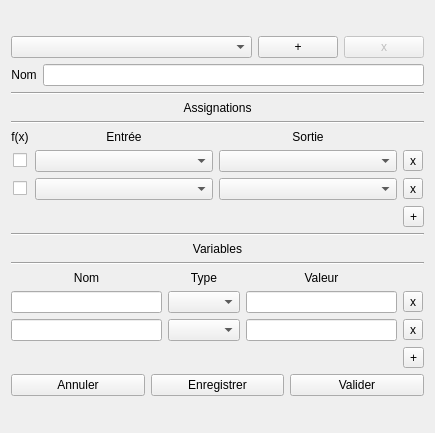
<?xml version="1.0" encoding="UTF-8"?>
<ui version="4.0">
 <class>IOConfig</class>
 <widget class="QWidget" name="IOConfig">
  <property name="geometry">
   <rect>
    <x>0</x>
    <y>0</y>
    <width>435</width>
    <height>433</height>
   </rect>
  </property>
  <property name="sizePolicy">
   <sizepolicy hsizetype="Fixed" vsizetype="Fixed">
    <horstretch>0</horstretch>
    <verstretch>0</verstretch>
   </sizepolicy>
  </property>
  <property name="windowTitle">
   <string>I/O Configurator</string>
  </property>
  <property name="windowOpacity">
   <double>1.000000000000000</double>
  </property>
  <layout class="QGridLayout" name="gridLayout">
   <item row="0" column="0">
    <layout class="QVBoxLayout" name="genVertLay">
     <item>
      <layout class="QHBoxLayout" name="confHorLay" stretch="0,1,1">
       <item>
        <widget class="QComboBox" name="confCombo"/>
       </item>
       <item>
        <widget class="QPushButton" name="addConfButton">
         <property name="enabled">
          <bool>true</bool>
         </property>
         <property name="sizePolicy">
          <sizepolicy hsizetype="Maximum" vsizetype="Fixed">
           <horstretch>0</horstretch>
           <verstretch>0</verstretch>
          </sizepolicy>
         </property>
         <property name="text">
          <string>+</string>
         </property>
        </widget>
       </item>
       <item>
        <widget class="QPushButton" name="delConfButton">
         <property name="enabled">
          <bool>false</bool>
         </property>
         <property name="sizePolicy">
          <sizepolicy hsizetype="Maximum" vsizetype="Fixed">
           <horstretch>0</horstretch>
           <verstretch>0</verstretch>
          </sizepolicy>
         </property>
         <property name="text">
          <string>x</string>
         </property>
        </widget>
       </item>
      </layout>
     </item>
     <item>
      <layout class="QHBoxLayout" name="nameHorLay">
       <item>
        <widget class="QLabel" name="nomLabel_2">
         <property name="sizePolicy">
          <sizepolicy hsizetype="Maximum" vsizetype="Preferred">
           <horstretch>0</horstretch>
           <verstretch>0</verstretch>
          </sizepolicy>
         </property>
         <property name="text">
          <string>Nom</string>
         </property>
         <property name="alignment">
          <set>Qt::AlignCenter</set>
         </property>
        </widget>
       </item>
       <item>
        <widget class="QLineEdit" name="nomLine_3">
         <property name="sizePolicy">
          <sizepolicy hsizetype="Minimum" vsizetype="Fixed">
           <horstretch>0</horstretch>
           <verstretch>0</verstretch>
          </sizepolicy>
         </property>
        </widget>
       </item>
      </layout>
     </item>
     <item>
      <layout class="QVBoxLayout" name="assiVertLay">
       <item>
        <widget class="Line" name="line_4">
         <property name="orientation">
          <enum>Qt::Horizontal</enum>
         </property>
        </widget>
       </item>
       <item>
        <widget class="QLabel" name="assiLabel">
         <property name="sizePolicy">
          <sizepolicy hsizetype="Preferred" vsizetype="Maximum">
           <horstretch>0</horstretch>
           <verstretch>0</verstretch>
          </sizepolicy>
         </property>
         <property name="text">
          <string>Assignations</string>
         </property>
         <property name="alignment">
          <set>Qt::AlignCenter</set>
         </property>
        </widget>
       </item>
       <item>
        <widget class="Line" name="line_3">
         <property name="orientation">
          <enum>Qt::Horizontal</enum>
         </property>
        </widget>
       </item>
       <item>
        <layout class="QGridLayout" name="assiGridLay">
         <property name="sizeConstraint">
          <enum>QLayout::SetDefaultConstraint</enum>
         </property>
         <item row="0" column="2">
          <widget class="QLabel" name="sortielabel">
           <property name="sizePolicy">
            <sizepolicy hsizetype="Preferred" vsizetype="Maximum">
             <horstretch>0</horstretch>
             <verstretch>0</verstretch>
            </sizepolicy>
           </property>
           <property name="text">
            <string>Sortie</string>
           </property>
           <property name="alignment">
            <set>Qt::AlignCenter</set>
           </property>
          </widget>
         </item>
         <item row="1" column="1">
          <widget class="QComboBox" name="inputCombo"/>
         </item>
         <item row="1" column="2">
          <widget class="QComboBox" name="outputCombo"/>
         </item>
         <item row="1" column="3">
          <widget class="QToolButton" name="delAssiButton">
           <property name="text">
            <string>x</string>
           </property>
          </widget>
         </item>
         <item row="1" column="0" alignment="Qt::AlignHCenter">
          <widget class="QCheckBox" name="checkBox">
           <property name="sizePolicy">
            <sizepolicy hsizetype="Maximum" vsizetype="Fixed">
             <horstretch>0</horstretch>
             <verstretch>0</verstretch>
            </sizepolicy>
           </property>
           <property name="layoutDirection">
            <enum>Qt::LeftToRight</enum>
           </property>
           <property name="text">
            <string/>
           </property>
           <property name="checked">
            <bool>false</bool>
           </property>
           <property name="tristate">
            <bool>false</bool>
           </property>
          </widget>
         </item>
         <item row="0" column="1">
          <widget class="QLabel" name="entreelabel">
           <property name="sizePolicy">
            <sizepolicy hsizetype="Preferred" vsizetype="Maximum">
             <horstretch>0</horstretch>
             <verstretch>0</verstretch>
            </sizepolicy>
           </property>
           <property name="text">
            <string>Entrée</string>
           </property>
           <property name="alignment">
            <set>Qt::AlignCenter</set>
           </property>
          </widget>
         </item>
         <item row="0" column="0">
          <widget class="QLabel" name="label">
           <property name="sizePolicy">
            <sizepolicy hsizetype="Maximum" vsizetype="Preferred">
             <horstretch>0</horstretch>
             <verstretch>0</verstretch>
            </sizepolicy>
           </property>
           <property name="text">
            <string>f(x)</string>
           </property>
           <property name="alignment">
            <set>Qt::AlignCenter</set>
           </property>
          </widget>
         </item>
         <item row="3" column="3">
          <widget class="QToolButton" name="addAssiButton">
           <property name="text">
            <string>+</string>
           </property>
          </widget>
         </item>
         <item row="2" column="0" alignment="Qt::AlignHCenter">
          <widget class="QCheckBox" name="checkBox_2">
           <property name="sizePolicy">
            <sizepolicy hsizetype="Maximum" vsizetype="Fixed">
             <horstretch>0</horstretch>
             <verstretch>0</verstretch>
            </sizepolicy>
           </property>
           <property name="layoutDirection">
            <enum>Qt::LeftToRight</enum>
           </property>
           <property name="text">
            <string/>
           </property>
           <property name="checked">
            <bool>false</bool>
           </property>
           <property name="tristate">
            <bool>false</bool>
           </property>
          </widget>
         </item>
         <item row="2" column="1">
          <widget class="QComboBox" name="inputCombo_2"/>
         </item>
         <item row="2" column="2">
          <widget class="QComboBox" name="outputCombo_2"/>
         </item>
         <item row="2" column="3">
          <widget class="QToolButton" name="delAssiButton_2">
           <property name="text">
            <string>x</string>
           </property>
          </widget>
         </item>
        </layout>
       </item>
      </layout>
     </item>
     <item>
      <layout class="QVBoxLayout" name="varVertLay">
       <item>
        <widget class="Line" name="line">
         <property name="orientation">
          <enum>Qt::Horizontal</enum>
         </property>
        </widget>
       </item>
       <item>
        <widget class="QLabel" name="varLabel">
         <property name="sizePolicy">
          <sizepolicy hsizetype="Preferred" vsizetype="Maximum">
           <horstretch>0</horstretch>
           <verstretch>0</verstretch>
          </sizepolicy>
         </property>
         <property name="text">
          <string>Variables</string>
         </property>
         <property name="alignment">
          <set>Qt::AlignCenter</set>
         </property>
        </widget>
       </item>
       <item>
        <widget class="Line" name="line_2">
         <property name="orientation">
          <enum>Qt::Horizontal</enum>
         </property>
        </widget>
       </item>
       <item>
        <layout class="QGridLayout" name="varGridLay">
         <item row="0" column="2">
          <widget class="QLabel" name="valeurLabel">
           <property name="sizePolicy">
            <sizepolicy hsizetype="Preferred" vsizetype="Maximum">
             <horstretch>0</horstretch>
             <verstretch>0</verstretch>
            </sizepolicy>
           </property>
           <property name="text">
            <string>Valeur</string>
           </property>
           <property name="alignment">
            <set>Qt::AlignCenter</set>
           </property>
          </widget>
         </item>
         <item row="1" column="1">
          <widget class="QComboBox" name="typeCombo"/>
         </item>
         <item row="1" column="3">
          <widget class="QToolButton" name="delVarButton">
           <property name="text">
            <string>x</string>
           </property>
          </widget>
         </item>
         <item row="0" column="1">
          <widget class="QLabel" name="typeLabel">
           <property name="sizePolicy">
            <sizepolicy hsizetype="Preferred" vsizetype="Maximum">
             <horstretch>0</horstretch>
             <verstretch>0</verstretch>
            </sizepolicy>
           </property>
           <property name="text">
            <string>Type</string>
           </property>
           <property name="alignment">
            <set>Qt::AlignCenter</set>
           </property>
          </widget>
         </item>
         <item row="1" column="0">
          <widget class="QLineEdit" name="nomLine"/>
         </item>
         <item row="0" column="0">
          <widget class="QLabel" name="nomLabel">
           <property name="sizePolicy">
            <sizepolicy hsizetype="Preferred" vsizetype="Maximum">
             <horstretch>0</horstretch>
             <verstretch>0</verstretch>
            </sizepolicy>
           </property>
           <property name="text">
            <string>Nom</string>
           </property>
           <property name="alignment">
            <set>Qt::AlignCenter</set>
           </property>
          </widget>
         </item>
         <item row="1" column="2">
          <widget class="QLineEdit" name="valeurLine"/>
         </item>
         <item row="3" column="3" alignment="Qt::AlignHCenter">
          <widget class="QToolButton" name="addVarButton">
           <property name="text">
            <string>+</string>
           </property>
          </widget>
         </item>
         <item row="2" column="0">
          <widget class="QLineEdit" name="nomLine_2"/>
         </item>
         <item row="2" column="1">
          <widget class="QComboBox" name="typeCombo_2"/>
         </item>
         <item row="2" column="2">
          <widget class="QLineEdit" name="valeurLine_2"/>
         </item>
         <item row="2" column="3">
          <widget class="QToolButton" name="delVarButton_2">
           <property name="text">
            <string>x</string>
           </property>
          </widget>
         </item>
        </layout>
       </item>
      </layout>
     </item>
     <item>
      <layout class="QHBoxLayout" name="buttonHorLay">
       <property name="sizeConstraint">
        <enum>QLayout::SetDefaultConstraint</enum>
       </property>
       <item>
        <widget class="QPushButton" name="annulerButton">
         <property name="sizePolicy">
          <sizepolicy hsizetype="Minimum" vsizetype="Maximum">
           <horstretch>0</horstretch>
           <verstretch>0</verstretch>
          </sizepolicy>
         </property>
         <property name="text">
          <string>Annuler</string>
         </property>
        </widget>
       </item>
       <item>
        <widget class="QPushButton" name="enregistrerButton">
         <property name="sizePolicy">
          <sizepolicy hsizetype="Minimum" vsizetype="Maximum">
           <horstretch>0</horstretch>
           <verstretch>0</verstretch>
          </sizepolicy>
         </property>
         <property name="text">
          <string>Enregistrer</string>
         </property>
        </widget>
       </item>
       <item>
        <widget class="QPushButton" name="validerButton">
         <property name="sizePolicy">
          <sizepolicy hsizetype="Minimum" vsizetype="Maximum">
           <horstretch>0</horstretch>
           <verstretch>0</verstretch>
          </sizepolicy>
         </property>
         <property name="text">
          <string>Valider</string>
         </property>
        </widget>
       </item>
      </layout>
     </item>
    </layout>
   </item>
  </layout>
 </widget>
 <resources/>
 <connections/>
</ui>
